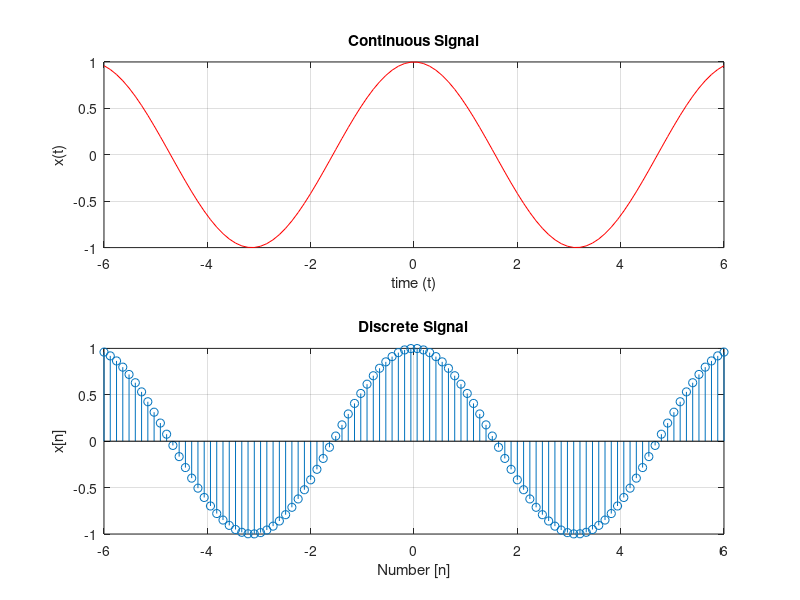

This chart was generated by the following MATLAB code:
clc;
clear;
close all;
%{
Plot the continuous time signal y=cos(t)
over the interval -roll<=t<=roll
%}
x=linspace(-6, 6, 100);
y=cos(x);
subplot(2,1,1);
plot(x,y,'r');
grid on;
xlabel('time (t)');
ylabel('x(t)');
title('Continuous Signal');

subplot(2,1,2);
stem(x,y); grid on;
xlabel('Number [n]');
ylabel('x[n]');
title('Discrete Signal');